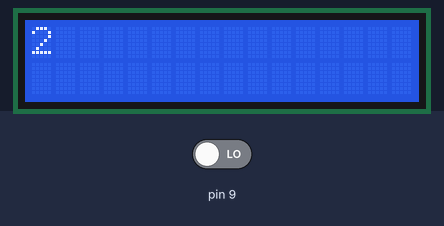
Bench run of a sketch on a simulated Arduino Uno, built with avr-gcc and run on an emulated ATmega328P. On the bench: 16×2 character LCD. Inputs (shaded band) come from the test bench; at power-on: pin 9 LOW.

Above: at 1.2 s.
1.3 s: pin 9 driven HIGH
At 2.7 s:
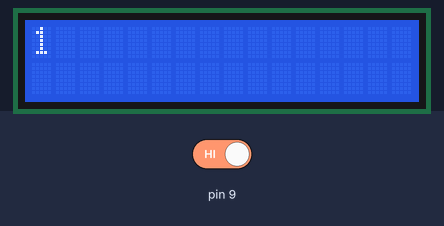
3.5 s: pin 9 driven LOW
At 5.8 s:
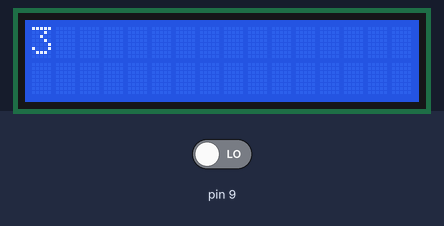
Timing chart, 0 to 7.3 s (numbered marks = the images above; inputs shaded):
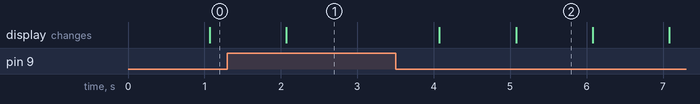

The sketch:

lcd_test.ino
```cpp
#include <LiquidCrystal.h>
LiquidCrystal lcd(1,0,5,4,3,2);
int i=0;
void setup() {
  // put your setup code here, to run once:
  pinMode(9,INPUT);
  lcd.begin(16,2);
}

void loop() {
  // put your main code here, to run repeatedly:
  int val=digitalRead(9);
  if(val==HIGH) {
    i=1;
  } else {
    i=i+1;
  }
  lcd.clear();
  lcd.setCursor(0,0);
  lcd.print(i);

  delay(1000);

}
```

Measured:
- after the input at 3.5 s, the display: first changes after 0.58 s (image 2 shows a later state)
- what the display in image 2 shows lasts 1.0 s, from 5.1 s to 6.1 s
